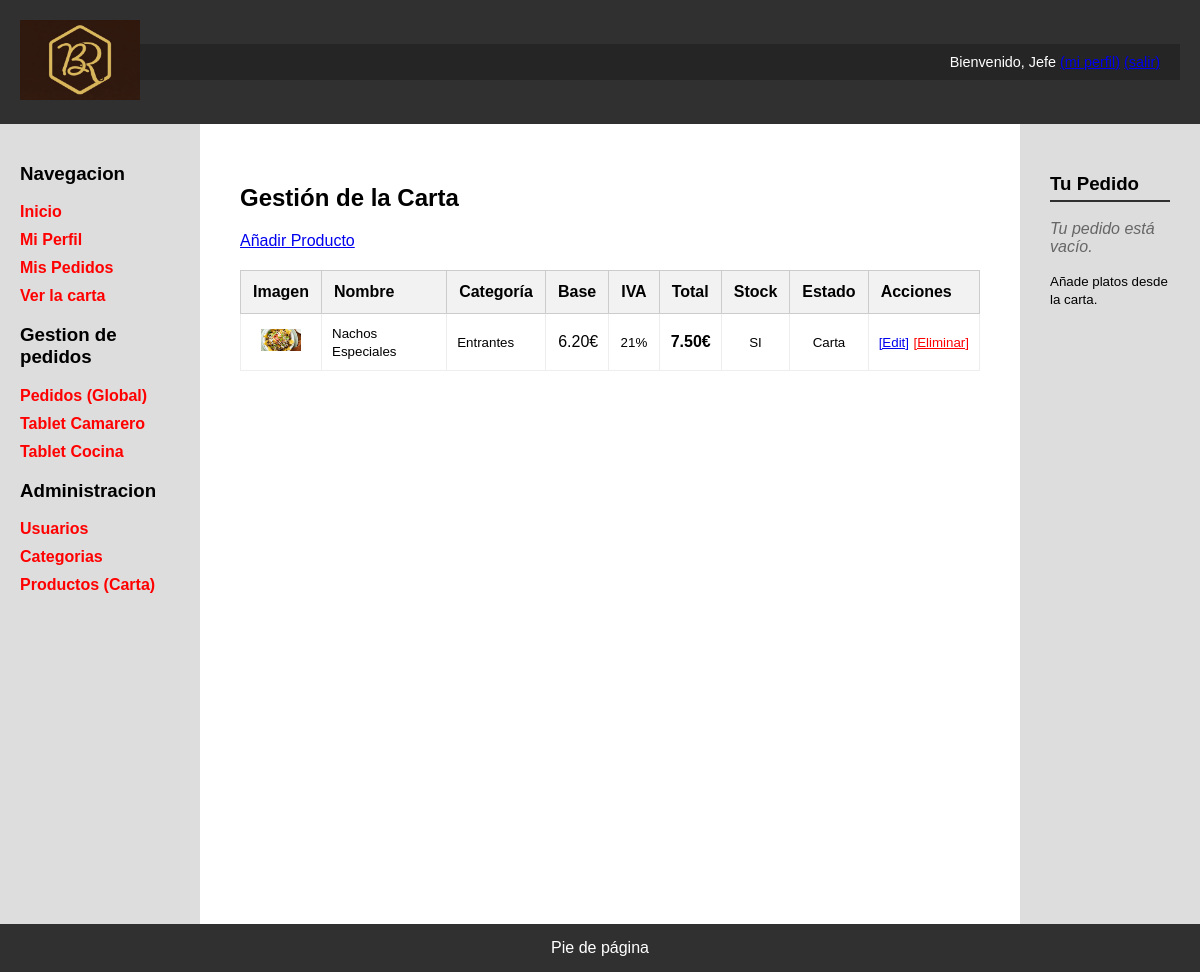
The page /admin_productos.php (signed in) on the database as committed earlier.
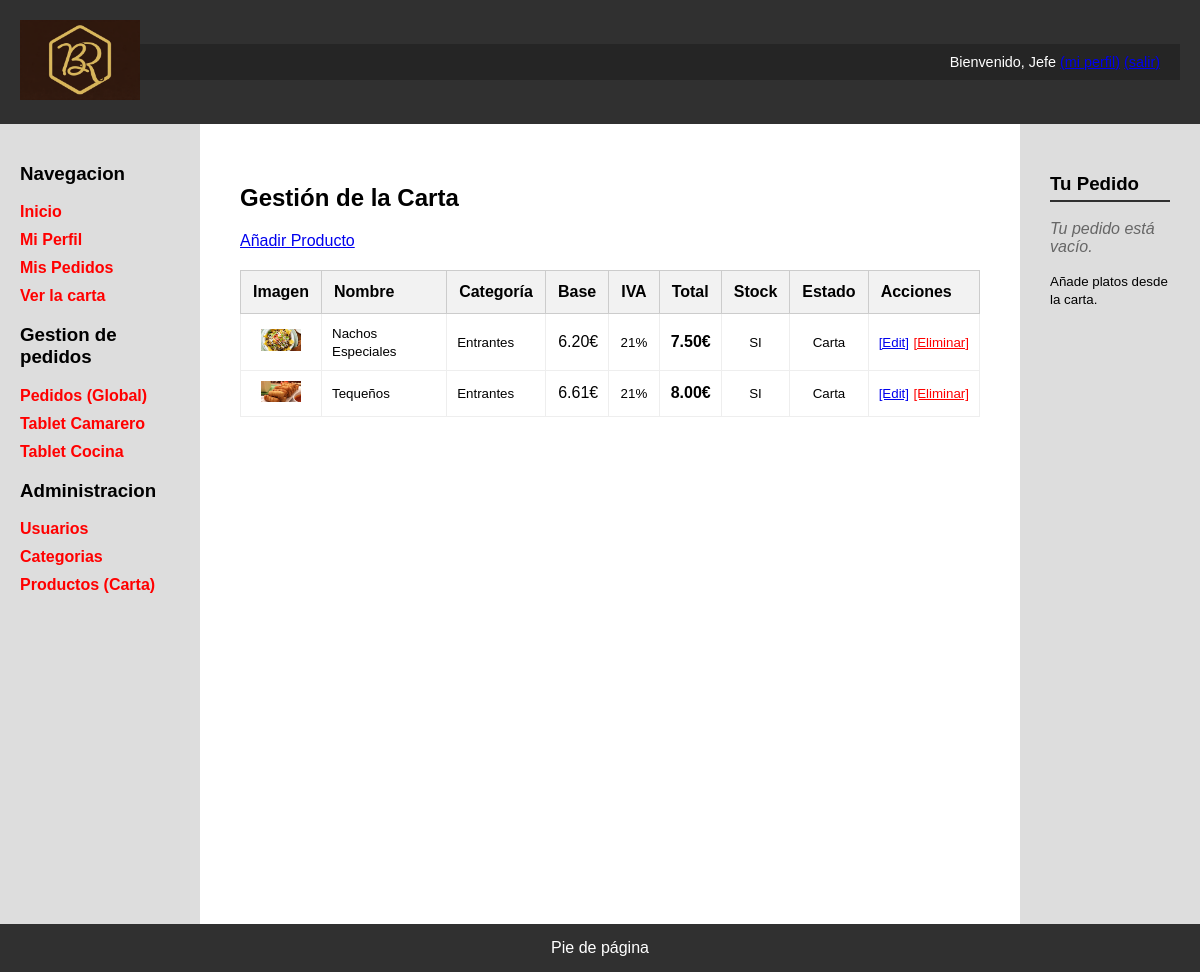
The same page on the database as committed later.
### tables this page shows
CREATE TABLE `productos` (
  `id` int(11) NOT NULL,
  `id_categoria` int(11) NOT NULL,
  `nombre` varchar(100) NOT NULL,
  `descripcion` text DEFAULT NULL,
  `precio_base` decimal(10,2) NOT NULL,
  `iva` int(11) NOT NULL DEFAULT 10,
  `disponible` tinyint(1) NOT NULL DEFAULT 1,
  `ofertado` tinyint(1) NOT NULL DEFAULT 1,
  `imagen` varchar(255) DEFAULT 'prod_default.png'
);

CREATE TABLE `categorias` (
  `id` int(11) NOT NULL,
  `nombre` varchar(50) NOT NULL,
  `descripcion` text DEFAULT NULL,
  `imagen` varchar(255) DEFAULT 'cat_default.png'
);

### admin_productos.php (the view, shortened to what this page needs)
<?php
$conn = Aplicacion::getInstance()->getConexionBd();
$query = "SELECT P.*, C.nombre AS nombre_cat
          FROM Productos P
          JOIN Categorias C ON P.id_categoria = C.id";
$rs = $conn->query($query);
$filas = "";
while ($fila = $rs->fetch_assoc()) {
    $valorPrecioFinal = $fila['precio_base'] * (1 + ($fila['iva'] / 100));
    $pBase = number_format($fila['precio_base'], 2, '.', '');
    $pFinal = number_format($valorPrecioFinal, 2, '.', '');
    $disponible = $fila['disponible'] ? "SI" : "NO";
    $ofertado = $fila['ofertado'] ? "Carta" : "Retirado";
    $filas .= <<<EOS
        <tr>
            <td class="admin-productos-img"><img src="img/productos/{$fila['imagen']}" width="40"></td>
            <td><small>{$fila['nombre']}</small></td>
            <td><small>{$fila['nombre_cat']}</small></td>
            <td class="admin-productos-numero">{$pBase}€</td>
            <td class="admin-productos-centro"><small>{$fila['iva']}%</small></td>
            <td class="admin-productos-numero"><strong>{$pFinal}€</strong></td>
            <td class="admin-productos-centro"><small>$disponible</small></td>
            <td class="admin-productos-centro"><small>$ofertado</small></td>
            <td class="admin-productos-acciones">
                <a href="editar_producto.php?id={$fila['id']}"><small>[Edit]</small></a>
                <a href="includes/borrar_producto.php?id={$fila['id']}" class="admin-productos-eliminar boton-borrar" data-mensaje="¿Estás seguro de esta acción? Borrará este producto permanentemente de la base de datos"><small>[Eliminar]</small></a>
            </td>
        </tr>
EOS;
}
$contenidoPrincipal = <<<EOS
    <h1>Gestión de la Carta</h1>
    <p><a href="nuevo_producto.php">Añadir Producto</a></p>
    <table class="admin-productos-tabla" border="1" cellpadding="5">
        <thead>
            <tr>
                <th>Imagen</th><th>Nombre</th><th>Categoría</th><th>Base</th><th>IVA</th>
                <th>Total</th><th>Stock</th><th>Estado</th><th>Acciones</th>
            </tr>
        </thead>
        <tbody>$filas</tbody>
    </table>
    <script src="js/confirmacion_borrado.js"></script>
EOS;
require 'includes/vistas/plantillas/plantilla.php';

Rows that differ between the two databases and show on the page:
added productos: imagen (picture), nombre "Tequeños", id_categoria.nombre "Entrantes", precio_base "6.61", iva "21", pFinal "8.00", disponible "SI", ofertado "Carta"
